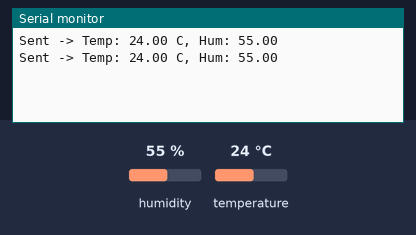
Bench run of a sketch on a simulated Arduino Uno, built with avr-gcc and run on an emulated ATmega328P. Parts: the last lines printed to the serial monitor. The inputs (shaded band) are chosen by the test bench; at power-on: humidity 55 %, temperature 24 °C. No radio packets arrive unless stated.

Above: at 2.8 s.
2.9 s: humidity set to 22 %
At 5.3 s:
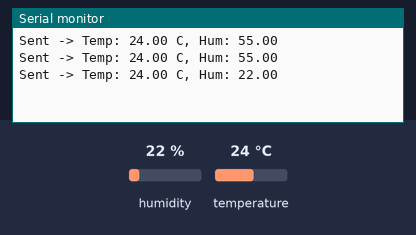
5.6 s: temperature set to 12 °C
At 6.7 s:
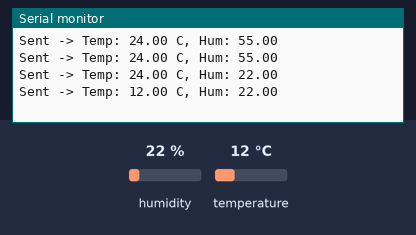
8.3 s: humidity set to 40 %
At 10.5 s:
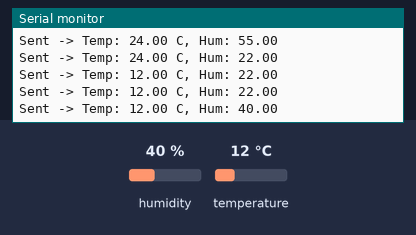
Timing chart, 0 to 12.0 s (numbered marks = the images above; inputs shaded):
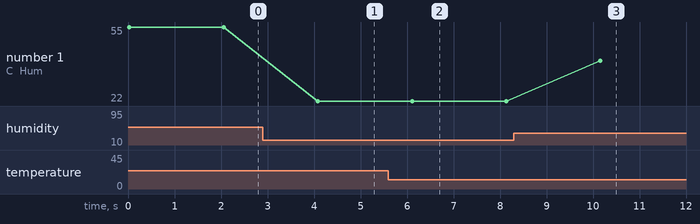

Measured:
- after the input at 2.9 s, the serial monitor: prints a new line after 1.2 s (image 1)
- after the input at 5.6 s, the serial monitor: prints a new line after 0.51 s (image 2)
- after the input at 8.3 s, the serial monitor: prints a new line after 1.9 s (image 3)
- plotted number 1: 55 → 22 after the input at 2.9 s, 22 → 40 after the input at 8.3 s

The sketch:

Transmission2_Using_nRF24.ino.ino
```cpp
#include <SPI.h>
#include <nRF24L01.h>
#include <RF24.h>
#include <DHT.h>

#define DHTPIN 3
#define DHTTYPE DHT11

RF24 radio(9, 10); // CE, CSN
const byte address[6] = "00001"; // العنوان المشترك
DHT dht(DHTPIN, DHTTYPE);

// هيكل البيانات - يجب أن يكون متطابقاً في الطرفين
struct DataPacket {
    float temp;
    float hum;
};

DataPacket myData;

void setup() {
    Serial.begin(9600);
    dht.begin();

    if (!radio.begin()) {
        Serial.println("nRF24L01 Hardware not responding!");
        while (1);
    }

    radio.openWritingPipe(address);
    radio.setChannel(76);          // تحديد القناة (من 0 إلى 125)
    radio.setPALevel(RF24_PA_LOW); // مستوى الطاقة
    radio.stopListening();         // وضع الإرسال
}

void loop() {
    myData.temp = dht.readTemperature();
    myData.hum = dht.readHumidity();

    if (!isnan(myData.temp) && !isnan(myData.hum)) {
        bool success = radio.write(&myData, sizeof(myData));

        if (success) {
            Serial.print("Sent -> Temp: ");
            Serial.print(myData.temp);
            Serial.print(" C, Hum: ");
            Serial.println(myData.hum);
        } else {
            Serial.println("Transmission failed (No ACK)");
        }
    }
    delay(2000);
}
```
